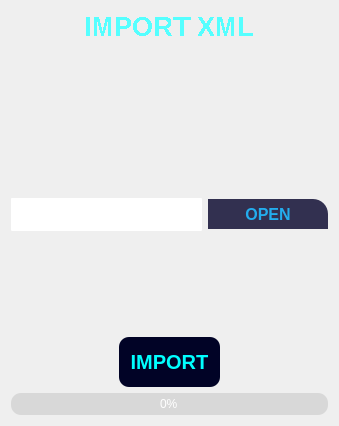
      <widget class="QWidget" name="page_importxml">
       <layout class="QVBoxLayout" name="verticalLayout_17">
        <item>
         <layout class="QVBoxLayout" name="verticalLayout_6">
          <item>
           <widget class="QLabel" name="label_4">
            <property name="maximumSize">
             <size>
              <width>16777215</width>
              <height>50</height>
             </size>
            </property>
            <property name="font">
             <font>
              <pointsize>16</pointsize>
              <weight>75</weight>
              <bold>true</bold>
              <stylestrategy>NoAntialias</stylestrategy>
             </font>
            </property>
            <property name="text">
             <string>&lt;html&gt;&lt;head/&gt;&lt;body&gt;&lt;p align=&quot;center&quot;&gt;&lt;span style=&quot; font-size:20pt; color:#55ffff;&quot;&gt;IMPORT XML&lt;/span&gt;&lt;/p&gt;&lt;/body&gt;&lt;/html&gt;</string>
            </property>
            <property name="alignment">
             <set>Qt::AlignLeading|Qt::AlignLeft|Qt::AlignVCenter</set>
            </property>
           </widget>
          </item>
          <item>
           <layout class="QHBoxLayout" name="horizontalLayout_4">
            <property name="topMargin">
             <number>150</number>
            </property>
            <item>
             <widget class="QLineEdit" name="line_import">
              <property name="font">
               <font>
                <family>Trebuchet MS</family>
                <pointsize>-1</pointsize>
               </font>
              </property>
              <property name="whatsThis">
               <string>&lt;html&gt;&lt;head/&gt;&lt;body&gt;&lt;p&gt;&lt;br/&gt;&lt;/p&gt;&lt;/body&gt;&lt;/html&gt;</string>
              </property>
              <property name="styleSheet">
               <string notr="true">color: rgb(255, 255, 255);
border-bottom: 1px solid white;
border-radius: 1px;
font-family: Trebuchet MS;
font-size: 21px;</string>
              </property>
              <property name="alignment">
               <set>Qt::AlignCenter</set>
              </property>
              <property name="placeholderText">
               <string>Select the folder  ---&gt;</string>
              </property>
             </widget>
            </item>
            <item>
             <widget class="QPushButton" name="button_open_import">
              <property name="minimumSize">
               <size>
                <width>120</width>
                <height>30</height>
               </size>
              </property>
              <property name="styleSheet">
               <string notr="true">QPushButton {
	font: 75 8pt &quot;MS Shell Dlg 2&quot;;
	color: rgb(35, 173, 237);
	
	background-color: rgb(50, 48, 80);
	border-top-right-radius: 15px;
	font-size: 16px;
	font-weight: bold;
	
}

QPushButton:hover{
	color: rgb(23, 32, 38);
	background-color: rgb(35, 173, 237);
}
</string>
              </property>
              <property name="text">
               <string>OPEN</string>
              </property>
             </widget>
            </item>
           </layout>
          </item>
          <item>
           <layout class="QHBoxLayout" name="horizontalLayout_11">
            <property name="topMargin">
             <number>100</number>
            </property>
            <item>
             <widget class="QLabel" name="label_5">
              <property name="text">
               <string/>
              </property>
             </widget>
            </item>
            <item>
             <widget class="QPushButton" name="button_import_xml">
              <property name="minimumSize">
               <size>
                <width>0</width>
                <height>50</height>
               </size>
              </property>
              <property name="maximumSize">
               <size>
                <width>16777215</width>
                <height>16777215</height>
               </size>
              </property>
              <property name="styleSheet">
               <string notr="true">QPushButton {
	font: 75 8pt &quot;MS Shell Dlg 2&quot;;
	color: rgb(0, 255, 255);
	background-color: rgb(1, 3, 38);
	border-radius: 10px;
	font-size: 20px;
	font-weight: bold;
}

QPushButton:hover{
	color: rgb(23, 32, 38);
	background-color: rgb(35, 173, 237);
}
</string>
              </property>
              <property name="text">
               <string>IMPORT</string>
              </property>
             </widget>
            </item>
            <item>
             <widget class="QLabel" name="label_15">
              <property name="text">
               <string/>
              </property>
             </widget>
            </item>
           </layout>
          </item>
          <item>
           <widget class="QProgressBar" name="progressBar">
            <property name="styleSheet">
             <string notr="true">QProgressBar{	
background-color: rgba(0, 0, 0,0.1);
color: rgb(255, 255, 255);
border-style: none;
text-align: center;
border-radius:10px;
}

QProgressBar::chunk{
 background-color: qlineargradient(spread:pad, x1:0, y1:0, x2:1, y2:1, stop:0 rgba(6, 75, 149, 255), stop:1 rgba(72, 130, 157, 255));
border-radius:10px;
}</string>
            </property>
            <property name="value">
             <number>0</number>
            </property>
           </widget>
          </item>
         </layout>
        </item>
       </layout>
      </widget>
